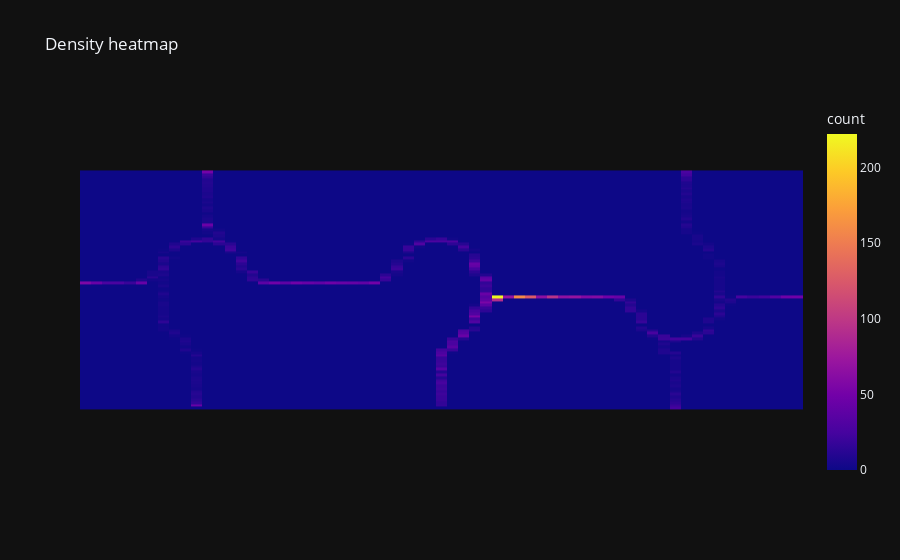

The cell this chart's notebook holds for it:
### Code cell
fig = px.density_heatmap(dataframe_to_plot,
                             nbinsx=100,
                             nbinsy=100,
                             y="position_x",
                             x="position_y",
                             title="Density heatmap",
                             template="plotly_dark",
                             )


fig.update_yaxes(
        scaleanchor="x",
        scaleratio=1,
    )

#fig.layout.updatemenus[0].buttons[0].args[1]["frame"]["duration"] = 1000 / 6

fig.update_yaxes(
            scaleanchor="x",
            scaleratio=1,
        )
fig.update_layout(xaxis=dict(showgrid=False),
                      yaxis=dict(showgrid=False)
                      )
fig.update_layout(yaxis_visible=False, yaxis_showticklabels=False)
fig.update_layout(xaxis_visible=False, xaxis_showticklabels=False)




fig.show()

### Figure 1 — Plotly figure (JSON) as saved in the notebook; plotly's stock layout.template omitted (floating-point values rounded to 4 significant figures; data arrays with more than 128 entries replaced by an {"elided": "..."} marker saying what was removed)
{"data": [{"coloraxis": "coloraxis", "hovertemplate": "position_y=%{x}<br>position_x=%{y}<br>count=%{z}<extra></extra>", "name": "", "nbinsx": 100, "nbinsy": 100, "type": "histogram2d", "x": {"elided": "5955 float values"}, "xaxis": "x", "xbingroup": "x", "y": {"elided": "5955 float values"}, "yaxis": "y", "ybingroup": "y"}], "layout": {"coloraxis": {"colorbar": {"title": {"text": "count"}}, "colorscale": [[0, "#0d0887"], [0.1111, "#46039f"], [0.2222, "#7201a8"], [0.3333, "#9c179e"], [0.4444, "#bd3786"], [0.5556, "#d8576b"], [0.6667, "#ed7953"], [0.7778, "#fb9f3a"], [0.8889, "#fdca26"], [1, "#f0f921"]]}, "legend": {"tracegroupgap": 0}, "title": {"text": "Density heatmap"}, "xaxis": {"anchor": "y", "domain": [0, 1], "showgrid": false, "showticklabels": false, "title": {"text": "position_y"}, "visible": false}, "yaxis": {"anchor": "x", "domain": [0, 1], "scaleanchor": "x", "scaleratio": 1, "showgrid": false, "showticklabels": false, "title": {"text": "position_x"}, "visible": false}}}
